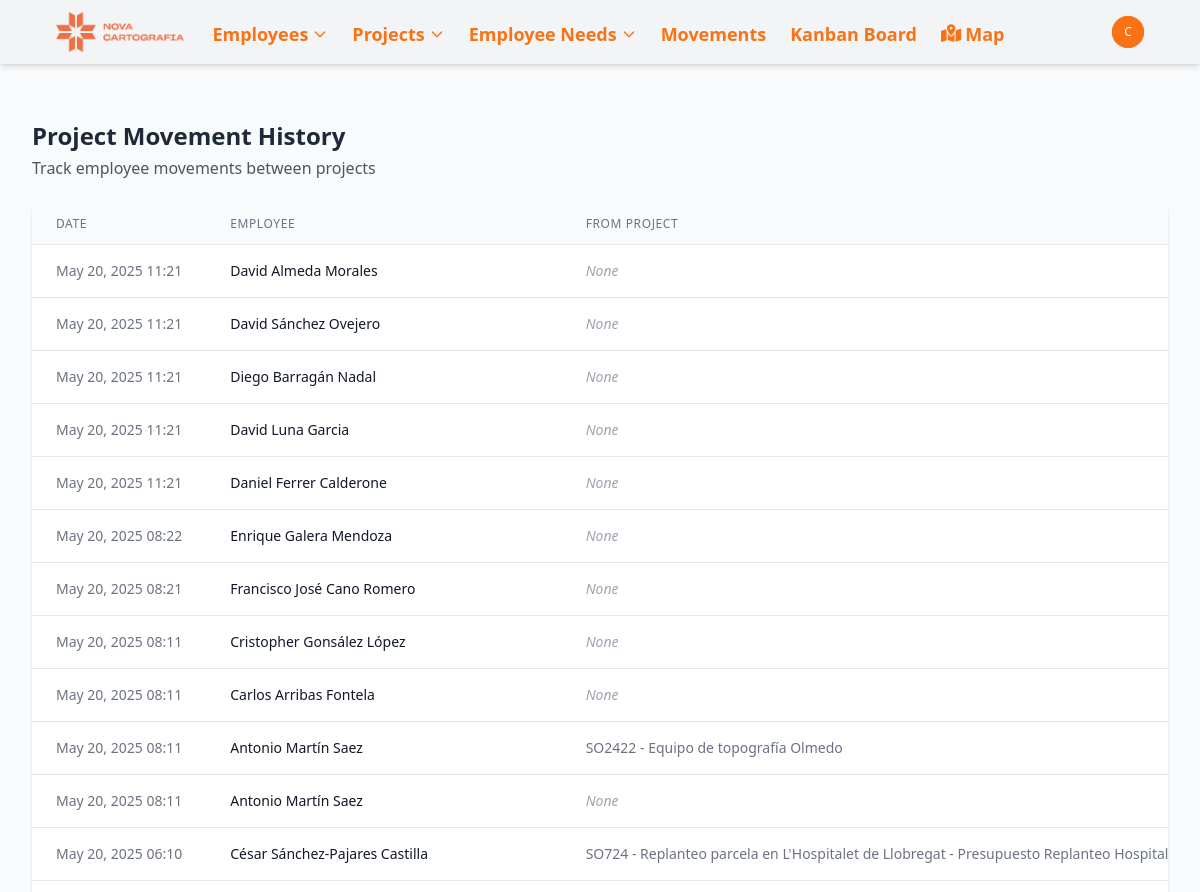
Page /movements/ (signed in, upper part) on the earlier database version.
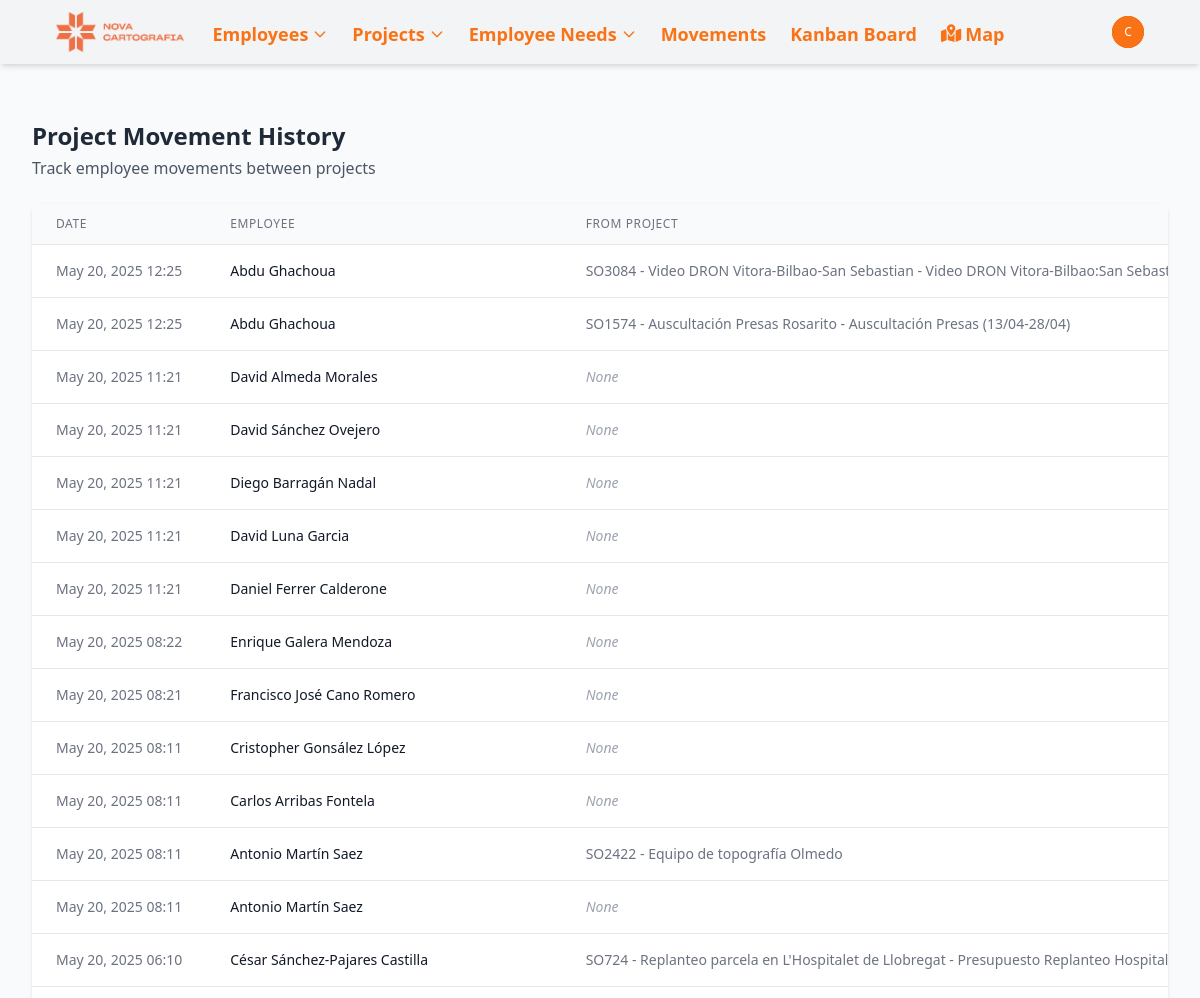
Same page on the later database version.
### novacartografia_employee_management/models.py (models this page shows, shortened)
class ProjectMovementLine(models.Model):
    project = models.ForeignKey(Project, on_delete=models.CASCADE, related_name='movements')
    employee = models.ForeignKey(Employee, on_delete=models.CASCADE, related_name='project_movements')
    date = models.DateTimeField(default=timezone.now)
    previous_project = models.ForeignKey(
        Project,
        on_delete=models.SET_NULL,
        null=True,
        blank=True,
        related_name='outgoing_movements'
    )
    class Meta:
        ordering = ['-date']  # Most recent movements first

class Employee(models.Model):
    name = models.CharField(max_length=100)
    job = models.CharField(max_length=100)
    project_id = models.ForeignKey(Project, on_delete=models.SET_NULL, related_name='employee_set', blank=True, null=True)
    street = models.CharField(max_length=100, blank=True, null=True)
    city = models.CharField(max_length=100, blank=True, null=True)
    state = models.CharField(max_length=50, default='valencia',
           choices=[
                ('Araba (Álava)', 'Álava'),
                ('Albacete', 'Albacete'),
                ('Alacant (Alicante)', 'Alicante'),
                ('Almería', 'Almería'),
                ('Asturias', 'Asturias'),
                ('Ávila', 'Ávila'),
                ('Badajoz', 'Badajoz'),
                ('Barcelona', 'Barcelona'),
                ('Burgos', 'Burgos'),
                ('Cáceres', 'Cáceres'),
                ('Cádiz', 'Cádiz'),
                ('Cantabria', 'Cantabria'),
                ('Castelló (Castellón)', 'Castellón'),
                ('Ceuta', 'Ceuta'),
                ('Ciudad Real', 'Ciudad Real'),
                ('Córdoba', 'Córdoba'),
                ('Cuenca', 'Cuenca'),
                ('Gerona', 'Gerona'),
                ('Granada', 'Granada'),
                ('Guadalajara', 'Guadalajara'),
                ('Gipuzkoa (Guipúzcoa)', 'Guipúzcoa'),
                ('Huelva', 'Huelva'),
                ('Huesca', 'Huesca'),
                ('Islas Baleares', 'Islas Baleares'),
                ('Jaén', 'Jaén'),
                ('A Coruña (La Coruña)', 'La Coruña'),
                ('La Rioja', 'La Rioja'),
                ('Las Palmas', 'Las Palmas'),
                ('León', 'León'),
                ('Lérida', 'Lérida'),
                ('Lleida', 'Lérida'),  # Agregado porque aparece en tu CSV
                ('Lugo', 'Lugo'),
                ('Madrid', 'Madrid'),
                ('Málaga', 'Málaga'),
                ('Melilla', 'Melilla'),
                ('Murcia', 'Murcia'),
                ('Navarra (Nafarroa)', 'Navarra'),  # Corregido para coincidir con el CSV
                ('Orense', 'Orense'),
                ('Palencia', 'Palencia'),
                ('Pontevedra', 'Pontevedra'),
                ('Salamanca', 'Salamanca'),
                ('Santa Cruz de Tenerife', 'Santa Cruz de Tenerife'),
                ('Segovia', 'Segovia'),
                ('Sevilla', 'Sevilla'),
                ('Soria', 'Soria'),
                ('Tarragona', 'Tarragona'),
                ('Teruel', 'Teruel'),
                ('Toledo', 'Toledo'),
                ('Valencia', 'Valencia'),
                ('Valladolid', 'Valladolid'),
                ('Bizkaia (Vizcaya)', 'Vizcaya'),
                ('Zamora', 'Zamora'),
                ('Zaragoza', 'Zaragoza'),
            ])
    latitude = models.FloatField(null=True, blank=True)
    longitude = models.FloatField(null=True, blank=True)
    academic_training = models.CharField(max_length=100, blank=True, null=True)
    driver_license = models.BooleanField(default=False)
    twenty_hours = models.BooleanField(default=False)
    sixty_hours = models.BooleanField(default=False)
    confine = models.BooleanField(default=False)
    height = models.BooleanField(default=False)
    mining = models.BooleanField(default=False)
    railway_carriage = models.BooleanField(default=False)
    railway_mounting = models.BooleanField(default=False)
    building = models.BooleanField(default=False)
    office_work = models.BooleanField(default=False)
    scanner = models.BooleanField(default=False)
    leveling = models.BooleanField(default=False)
    static = models.BooleanField(default=False)
    drag = models.BooleanField(default=False)
    locked = models.BooleanField(default=False, help_text="Indicates if the employee is locked for a future project")

class Project(models.Model):
    PROJECT_TYPES = [
        ('external', 'Obra'),
        ('project', 'Proyecto'),
    ]
    MANAGER_TYPES = [
        ('Jose Cuesta Mejías', 'Cuesta'),
        ('Javier Marín Gimeno', 'Javi'),
        ('Guillermo Boscá Gómez', 'Guillermo'),
        ('Miguel Ángel Martínez García', 'Miguel Ángel'),
        ('Óscar López Valverde', 'Óscar'),
    ]
    name = models.CharField(max_length=100)
    type = models.CharField(max_length=50, choices=PROJECT_TYPES, default='proyecto')
    description = models.TextField(blank=True, null=True)
    manager = models.CharField(max_length=50, choices=MANAGER_TYPES, null=True, blank=True)
    state = models.CharField(max_length=50, null=True, blank=True,
            choices=[
                ('alava', 'Álava'),
                ('albacete', 'Albacete'),
                ('alicante', 'Alicante'),
                ('almeria', 'Almería'),
                ('asturias', 'Asturias'),
                ('avila', 'Ávila'),
                ('badajoz', 'Badajoz'),
                ('barcelona', 'Barcelona'),
                ('burgos', 'Burgos'),
                ('caceres', 'Cáceres'),
                ('cadiz', 'Cádiz'),
                ('cantabria', 'Cantabria'),
                ('castellon', 'Castellón'),
                ('ceuta', 'Ceuta'),
                ('ciudad_real', 'Ciudad Real'),
                ('cordoba', 'Córdoba'),
                ('cuenca', 'Cuenca'),
                ('gerona', 'Gerona'),
                ('granada', 'Granada'),
                ('guadalajara', 'Guadalajara'),
                ('guipuzcoa', 'Guipúzcoa'),
                ('huelva', 'Huelva'),
                ('huesca', 'Huesca'),
                ('islas_baleares', 'Islas Baleares'),
                ('jaen', 'Jaén'),
                ('la_coruna', 'La Coruña'),
                ('la_rioja', 'La Rioja'),
                ('las_palmas', 'Las Palmas'),
                ('leon', 'León'),
                ('lerida', 'Lérida'),
                ('lugo', 'Lugo'),
                ('madrid', 'Madrid'),
                ('malaga', 'Málaga'),
                ('melilla', 'Melilla'),
                ('murcia', 'Murcia'),
                ('navarra', 'Navarra'),
                ('orense', 'Orense'),
                ('palencia', 'Palencia'),
                ('pontevedra', 'Pontevedra'),
                ('salamanca', 'Salamanca'),
                ('santa_cruz_de_tenerife', 'Santa Cruz de Tenerife'),
                ('segovia', 'Segovia'),
                ('sevilla', 'Sevilla'),
                ('soria', 'Soria'),
                ('tarragona', 'Tarragona'),
                ('teruel', 'Teruel'),
                ('toledo', 'Toledo'),
                ('valencia', 'Valencia'),
                ('valladolid', 'Valladolid'),
                ('vizcaya', 'Vizcaya'),
                ('zamora', 'Zamora'),
                ('zaragoza', 'Zaragoza')
            ])
    academic_training = models.CharField(max_length=100, blank=True, null=True)
    twenty_hours = models.BooleanField(default=False)
    sixty_hours = models.BooleanField(default=False)
    confine = models.BooleanField(default=False)
    height = models.BooleanField(default=False)
    mining = models.BooleanField(default=False)
    railway_carriage = models.BooleanField(default=False)
    railway_mounting = models.BooleanField(default=False)
    building = models.BooleanField(default=False)
    office_work = models.BooleanField(default=False)
    scanner = models.BooleanField(default=False)
    leveling = models.BooleanField(default=False)
    static = models.BooleanField(default=False)
    drag = models.BooleanField(default=False)

### novacartografia_employee_management/views.py (the view)
# urls.py: path('movements/', views.movement_list, name='movement_list'),
@login_required
def movement_list(request):
    movements = ProjectMovementLine.objects.all().order_by('-date')
    return render(request, 'novacartografia_employee_management/movement_list.html', {
        'movements': movements
    })

### templates/novacartografia_employee_management/movement_list.html (shortened to what this page needs)
{% extends "base.html" %}
{% block content %}
<div class="mb-6">
    <h2 class="text-2xl font-bold text-gray-800">Project Movement History</h2>
    <p class="text-gray-600 mt-1">Track employee movements between projects</p>
</div>
<div class="bg-white shadow overflow-hidden rounded-lg">
    <div class="overflow-x-auto">
        <table class="min-w-full divide-y divide-gray-200">
            <thead class="bg-gray-50">
                <tr>
                    <th scope="col" class="px-6 py-3 text-left text-xs font-medium text-gray-500 uppercase tracking-wider">Date</th>
                    <th scope="col" class="px-6 py-3 text-left text-xs font-medium text-gray-500 uppercase tracking-wider">Employee</th>
                    <th scope="col" class="px-6 py-3 text-left text-xs font-medium text-gray-500 uppercase tracking-wider">From Project</th>
                </tr>
            </thead>
            <tbody class="bg-white divide-y divide-gray-200">
                {% for movement in movements %}
                <tr class="hover:bg-gray-50">
                    <td class="px-6 py-4 whitespace-nowrap text-sm text-gray-500">
                        {{ movement.date|date:"M d, Y H:i" }}
                    </td>
                    <td class="px-6 py-4 whitespace-nowrap text-sm font-medium text-gray-900">
                        <a href="{% url 'employee_detail' movement.employee.id %}" class="text-primary-600 hover:text-primary-900">
                            {{ movement.employee.name }}
                        </a>
                    </td>
                    <td class="px-6 py-4 whitespace-nowrap text-sm text-gray-500">
                        {% if movement.previous_project %}
                            <a href="{% url 'project_detail' movement.previous_project.id %}" class="text-primary-600 hover:text-primary-900">
                                {{ movement.previous_project.name }}
                            </a>
                        {% else %}
                            <span class="text-gray-400 italic">None</span>
                        {% endif %}
                    </td>
                </tr>
                {% empty %}
                <tr>
                    <td colspan="4" class="px-6 py-4 text-center text-sm text-gray-500">No movement records found.</td>
                </tr>
                {% endfor %}
            </tbody>
        </table>
    </div>
</div>
{% endblock %}

Differences in the rows shown:
added ProjectMovementLine: date "May 20, 2025 12:25", employee.name "Abdu Ghachoua", previous_project.name "SO3084 - Video DRON Vitora-Bilbao-San Sebastian - Video DRON Vitora-Bilbao:San…"
added ProjectMovementLine: date "May 20, 2025 12:25", employee.name "Abdu Ghachoua", previous_project.name "SO1574 - Auscultación Presas Rosarito - Auscultación Presas (13/04-28/04)"
